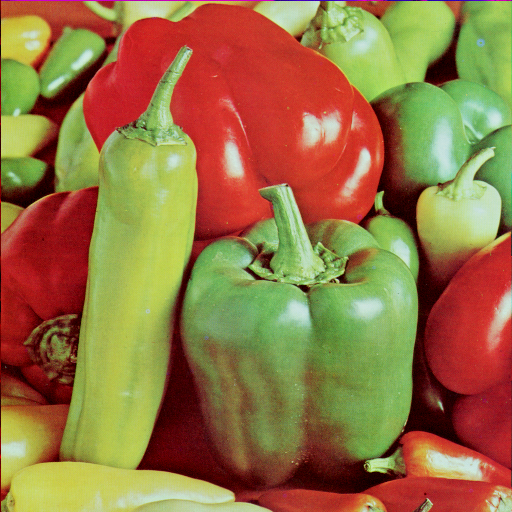
#> input picture img/peppers.png, 512 x 512 px
$ python FCM.py
#> lines starting #> are read from the running program, lines starting #| are printed output that depends on the picture; after the words box and inside, x2 and y2 are one past the last pixel; in counts of white or black regions, pixels touching at a corner belong together; long printed decimals are rounded
import numpy as np
import cv2
import matplotlib.pyplot as plt


def init_mem_mat(nb_pixels, nb_clusters):
    mem_mat = np.zeros((nb_pixels, nb_clusters))
    x = np.arange(nb_pixels)
    for j in range(nb_clusters):
        xj = x % nb_clusters == j
        mem_mat[xj, j] = 1

    return mem_mat


def compute_centers(img_mat, mem_mat, fuzzy):
    num = np.dot(img_mat, mem_mat ** fuzzy)
    dem = np.sum(mem_mat ** fuzzy, axis=0)

    return num / dem


def update_mem_mat(ctr_mat, img_mat, fuzzy):
    ctr_mat_mesh, img_mat_mesh = np.meshgrid(ctr_mat, img_mat)
    power = 2. / (fuzzy - 1)
    p1 = abs(img_mat_mesh - ctr_mat_mesh) ** power
    p2 = np.sum((1. / abs(img_mat_mesh - ctr_mat_mesh)) ** power, axis=1)

    return 1. / (p1 * p2[:, None])


# Image to segment
#src = cv2.imread("./img/sky3.jpeg")
src = cv2.imread("./img/peppers.png")
#> src is the input picture: shape (512, 512, 3); mean B, G, R 66.5, 115.6, 149.8
gray = cv2.cvtColor(src, cv2.COLOR_BGR2GRAY)
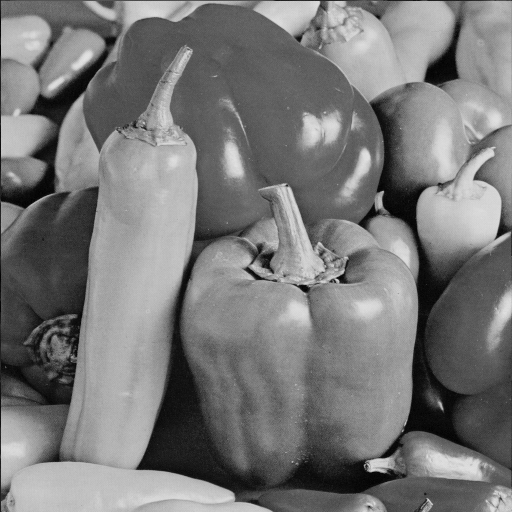
#> gray: shape (512, 512); min 0, max 228, mean 120.2
plt.show()

# Number of clusters
K = 2
# Number of data/pixels
N = gray.size
#> N = 262144
# Fuzzyness coefficient
m = 2
# Threshold
eps = 0.3
# Maximum number of iterations
max_i = 100

# Initialization
X = gray.flatten().astype('float')
U = init_mem_mat(N, K)

# Repeat until convergence
i = 0
while True:
    # Compute centroid for each cluster
    C = compute_centers(X, U, m)

    # Save initial membership matrix
    old_U = np.copy(U)

    # Update coefficients for each pixel
    U = update_mem_mat(C, X, m)

    # Difference between initial mem matrix and new one
    d = np.sum(abs(U - old_U))
    print(str(i) + " - d = " + str(d))

    # Check convergence
    if d < eps or i > max_i:
        break
    i += 1
#> this loop made 20 passes
#> (num in compute_centers, dem in compute_centers, C, d) on passes 2 to 10: ([7925216.9, 7912288], [66285.7, 65452.1], [119.6, 120.9], 11808.8), ([7866583.4, 8148318.6], [66868.2, 66345.8], [117.6, 122.8], 34685.4), ([7851872.9, 8994604], [70779.2, 69378.1], [110.9, 129.6], 81787.2), ([8131907.7, 12023380.2], [85435.3, 82331.9], [95.18, 146], 94104.8), ([8549988.4, 17229751.2], [106231.5, 106939.6], [80.48, 161.1], 40309.2), ([8267912.9, 19123061.4], [110403.2, 114951.1], [74.89, 166.4], 10671.7), ([8074936.8, 19373066.9], [109973.1, 115765.3], [73.43, 167.3], 2353.3), ([8000309.6, 19430454.6], [109547.6, 116039.7], [73.03, 167.4], 640.4), ([7970006.5, 19453771], [109327.3, 116196.1], [72.9, 167.4], 261.1)
#> (num in compute_centers, C, d) on pass 1: ([15735682, 15779403], [120.1, 120.4], 262146.1)
#| 0 - d = 262146.074
#| 1 - d = 11808.752
#| 2 - d = 34685.394
#| 3 - d = 81787.186
#| 4 - d = 94104.807
#| 5 - d = 40309.160
#| 6 - d = 10671.681
#| 7 - d = 2353.346
#> (further printed lines are left out)
#> after the loop, i = 19

# Segmentation
seg = np.argmax(U, axis=1)
seg = seg.reshape(gray.shape).astype('int')
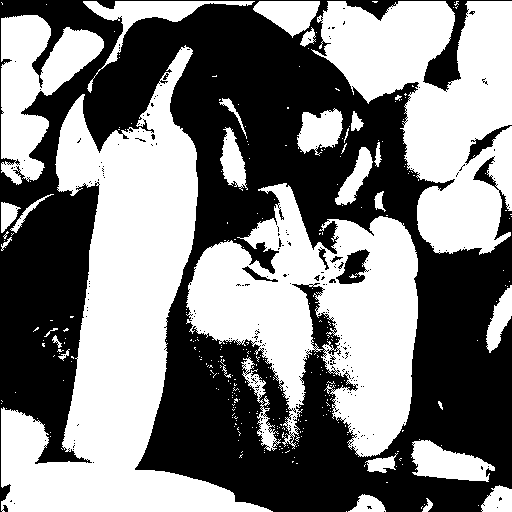
#> seg: shape (512, 512) int64; values 0 (black) and 1 (white), 50.2% white; 239 black regions (231 under 20 px), largest, box (x1, y1, x2, y2) and area: (0, 0, 512, 512) 128649, (336, 249, 370, 284) 644, (465, 125, 512, 165) 425

# Plot
fig = plt.figure(figsize=(8, 4), dpi=100)

ax1 = fig.add_subplot(1, 2, 1)
ax1.imshow(cv2.cvtColor(src, cv2.COLOR_BGR2RGB))
ax1.set_title('original')

ax2 = fig.add_subplot(1, 2, 2)
ax2.imshow(seg, cmap="gray")
ax2.set_title('segmentation')

plt.show()
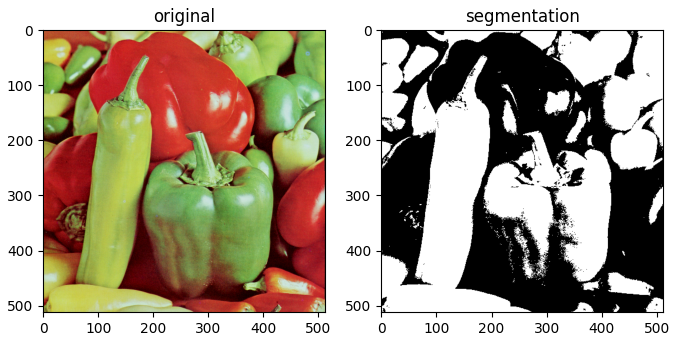
#> figure drawn by matplotlib, 2 panels
